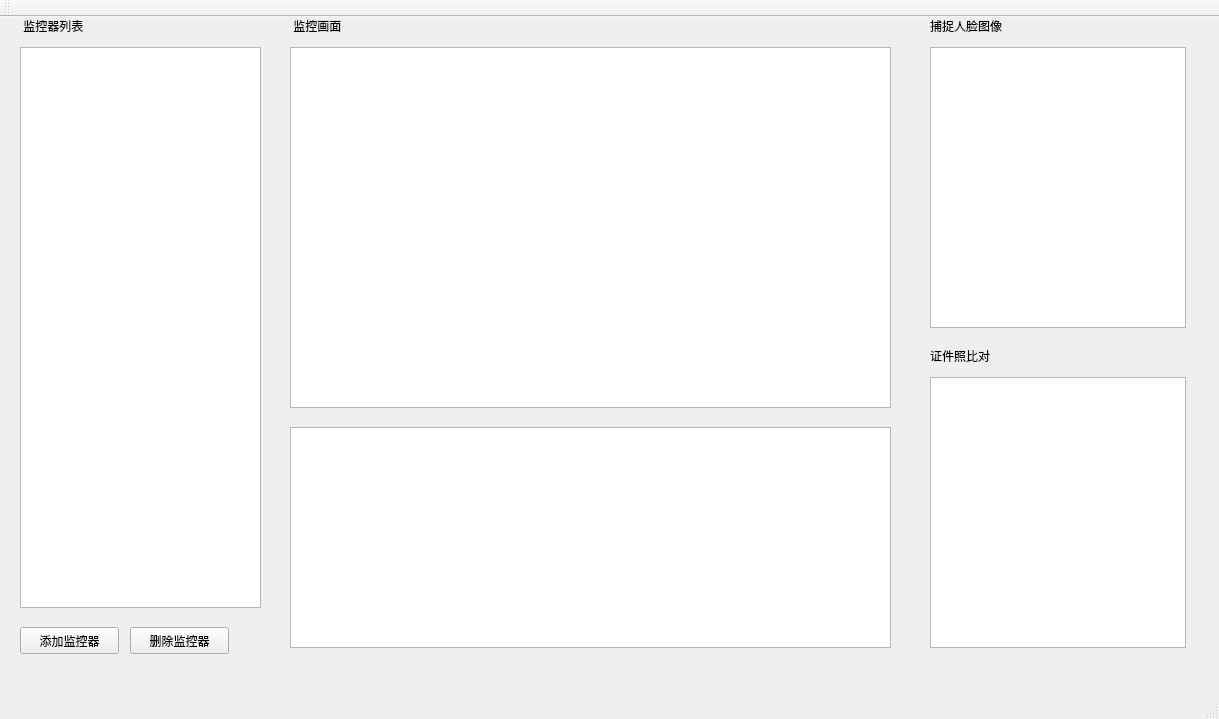
<?xml version="1.0" encoding="UTF-8"?>
<ui version="4.0">
 <class>MainWindow</class>
 <widget class="QMainWindow" name="MainWindow">
  <property name="geometry">
   <rect>
    <x>0</x>
    <y>0</y>
    <width>1219</width>
    <height>719</height>
   </rect>
  </property>
  <property name="windowTitle">
   <string>MainWindow</string>
  </property>
  <widget class="QWidget" name="centralWidget">
   <widget class="QListWidget" name="cameraList">
    <property name="geometry">
     <rect>
      <x>20</x>
      <y>30</y>
      <width>241</width>
      <height>561</height>
     </rect>
    </property>
   </widget>
   <widget class="QGraphicsView" name="monitor">
    <property name="geometry">
     <rect>
      <x>290</x>
      <y>30</y>
      <width>601</width>
      <height>361</height>
     </rect>
    </property>
   </widget>
   <widget class="QTableView" name="tableView">
    <property name="geometry">
     <rect>
      <x>290</x>
      <y>410</y>
      <width>601</width>
      <height>221</height>
     </rect>
    </property>
   </widget>
   <widget class="QTableView" name="tableView_2">
    <property name="geometry">
     <rect>
      <x>930</x>
      <y>30</y>
      <width>256</width>
      <height>281</height>
     </rect>
    </property>
   </widget>
   <widget class="QTableView" name="tableView_3">
    <property name="geometry">
     <rect>
      <x>930</x>
      <y>360</y>
      <width>256</width>
      <height>271</height>
     </rect>
    </property>
   </widget>
   <widget class="QPushButton" name="pushButton">
    <property name="geometry">
     <rect>
      <x>20</x>
      <y>610</y>
      <width>99</width>
      <height>27</height>
     </rect>
    </property>
    <property name="text">
     <string>添加监控器</string>
    </property>
   </widget>
   <widget class="QPushButton" name="pushButton_2">
    <property name="geometry">
     <rect>
      <x>130</x>
      <y>610</y>
      <width>99</width>
      <height>27</height>
     </rect>
    </property>
    <property name="text">
     <string>删除监控器</string>
    </property>
   </widget>
   <widget class="QLabel" name="label">
    <property name="geometry">
     <rect>
      <x>20</x>
      <y>0</y>
      <width>151</width>
      <height>17</height>
     </rect>
    </property>
    <property name="text">
     <string> 监控器列表
</string>
    </property>
   </widget>
   <widget class="QLabel" name="label_2">
    <property name="geometry">
     <rect>
      <x>290</x>
      <y>0</y>
      <width>151</width>
      <height>17</height>
     </rect>
    </property>
    <property name="text">
     <string> 监控画面</string>
    </property>
   </widget>
   <widget class="QLabel" name="label_3">
    <property name="geometry">
     <rect>
      <x>930</x>
      <y>0</y>
      <width>151</width>
      <height>17</height>
     </rect>
    </property>
    <property name="text">
     <string>捕捉人脸图像</string>
    </property>
   </widget>
   <widget class="QLabel" name="label_4">
    <property name="geometry">
     <rect>
      <x>930</x>
      <y>330</y>
      <width>151</width>
      <height>17</height>
     </rect>
    </property>
    <property name="text">
     <string>证件照比对</string>
    </property>
   </widget>
  </widget>
  <widget class="QMenuBar" name="menuBar">
   <property name="geometry">
    <rect>
     <x>0</x>
     <y>0</y>
     <width>1219</width>
     <height>25</height>
    </rect>
   </property>
  </widget>
  <widget class="QToolBar" name="mainToolBar">
   <attribute name="toolBarArea">
    <enum>TopToolBarArea</enum>
   </attribute>
   <attribute name="toolBarBreak">
    <bool>false</bool>
   </attribute>
  </widget>
  <widget class="QStatusBar" name="statusBar"/>
 </widget>
 <layoutdefault spacing="6" margin="11"/>
 <resources/>
 <connections/>
</ui>
